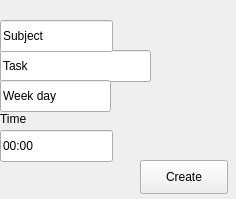
<?xml version="1.0" encoding="UTF-8"?>
<ui version="4.0">
 <class>Lesson_task</class>
 <widget class="QFrame" name="Lesson_task">
  <property name="geometry">
   <rect>
    <x>0</x>
    <y>0</y>
    <width>236</width>
    <height>199</height>
   </rect>
  </property>
  <property name="windowTitle">
   <string>Lesson_task</string>
  </property>
  <widget class="QPushButton" name="create">
   <property name="geometry">
    <rect>
     <x>140</x>
     <y>160</y>
     <width>88</width>
     <height>34</height>
    </rect>
   </property>
   <property name="text">
    <string>Create</string>
   </property>
  </widget>
  <widget class="QLineEdit" name="task">
   <property name="geometry">
    <rect>
     <x>0</x>
     <y>50</y>
     <width>151</width>
     <height>32</height>
    </rect>
   </property>
   <property name="text">
    <string>Task</string>
   </property>
  </widget>
  <widget class="QLabel" name="label">
   <property name="geometry">
    <rect>
     <x>0</x>
     <y>110</y>
     <width>58</width>
     <height>18</height>
    </rect>
   </property>
   <property name="text">
    <string>Time</string>
   </property>
  </widget>
  <widget class="QLineEdit" name="week_day">
   <property name="geometry">
    <rect>
     <x>0</x>
     <y>80</y>
     <width>111</width>
     <height>32</height>
    </rect>
   </property>
   <property name="text">
    <string>Week day</string>
   </property>
  </widget>
  <widget class="QLineEdit" name="subject">
   <property name="geometry">
    <rect>
     <x>0</x>
     <y>20</y>
     <width>113</width>
     <height>32</height>
    </rect>
   </property>
   <property name="text">
    <string>Subject</string>
   </property>
  </widget>
  <widget class="QLineEdit" name="time">
   <property name="geometry">
    <rect>
     <x>0</x>
     <y>130</y>
     <width>113</width>
     <height>32</height>
    </rect>
   </property>
   <property name="text">
    <string>00:00</string>
   </property>
  </widget>
 </widget>
 <resources/>
 <connections/>
</ui>
